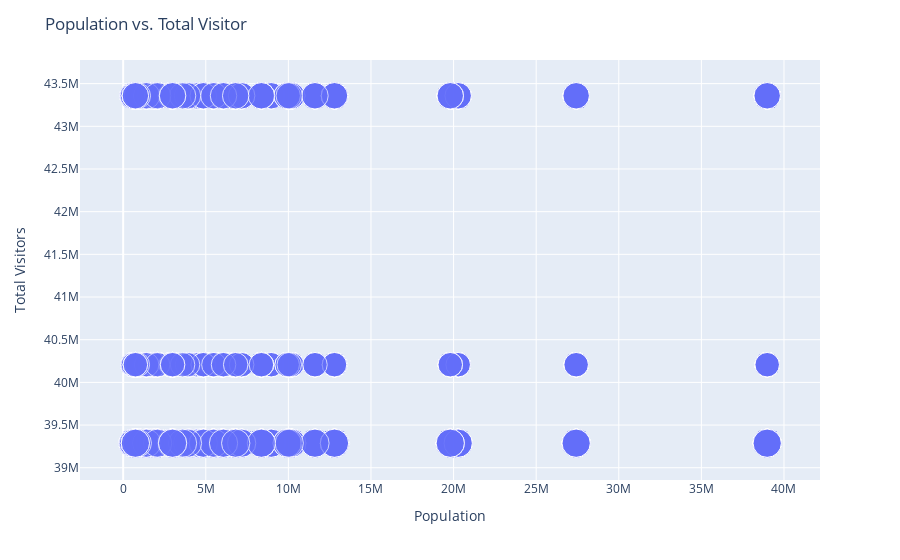

Notebook code for this chart:
### Code cell
fig = px.scatter(Summer, x="Population", y="Total Visitors", hover_data=["State Code"], size="Month" )
fig.update_layout(title='Population vs. Total Visitor')
# fig.show()

### Figure 1 — Plotly figure (JSON) as saved in the notebook; plotly's stock layout.template omitted (floating-point values rounded to 4 significant figures; data arrays with more than 128 entries replaced by an {"elided": "..."} marker saying what was removed)
{"data": [{"customdata": {"elided": "933x1 str values"}, "hoverlabel": {"namelength": 0}, "hovertemplate": "Population=%{x}<br>Total Visitors=%{y}<br>Month=%{marker.size}<br>State Code=%{customdata[0]}", "legendgroup": "", "marker": {"color": "#636efa", "size": {"elided": "933 int values"}, "sizemode": "area", "sizeref": 0.02, "symbol": "circle"}, "mode": "markers", "name": "", "showlegend": false, "type": "scatter", "x": {"elided": "933 int values"}, "xaxis": "x", "y": {"elided": "933 int values"}, "yaxis": "y"}], "layout": {"legend": {"itemsizing": "constant", "tracegroupgap": 0}, "margin": {"t": 60}, "title": {"text": "Population vs. Total Visitor"}, "xaxis": {"anchor": "y", "domain": [0, 1], "title": {"text": "Population"}}, "yaxis": {"anchor": "x", "domain": [0, 1], "title": {"text": "Total Visitors"}}}}
